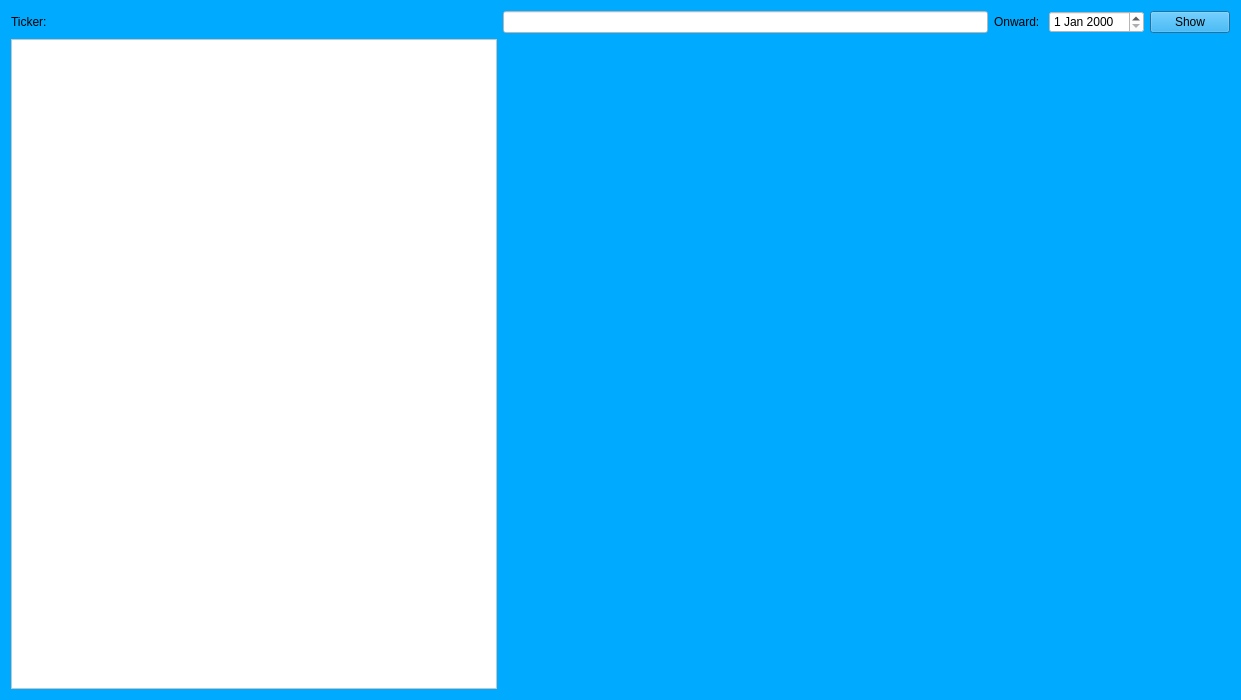
<?xml version="1.0" encoding="UTF-8"?>
<ui version="4.0">
 <class>Dialog</class>
 <widget class="QDialog" name="Dialog">
  <property name="geometry">
   <rect>
    <x>0</x>
    <y>0</y>
    <width>1241</width>
    <height>700</height>
   </rect>
  </property>
  <property name="palette">
   <palette>
    <active>
     <colorrole role="WindowText">
      <brush brushstyle="SolidPattern">
       <color alpha="255">
        <red>0</red>
        <green>0</green>
        <blue>0</blue>
       </color>
      </brush>
     </colorrole>
     <colorrole role="Button">
      <brush brushstyle="SolidPattern">
       <color alpha="255">
        <red>0</red>
        <green>170</green>
        <blue>255</blue>
       </color>
      </brush>
     </colorrole>
     <colorrole role="Light">
      <brush brushstyle="SolidPattern">
       <color alpha="255">
        <red>127</red>
        <green>212</green>
        <blue>255</blue>
       </color>
      </brush>
     </colorrole>
     <colorrole role="Midlight">
      <brush brushstyle="SolidPattern">
       <color alpha="255">
        <red>63</red>
        <green>191</green>
        <blue>255</blue>
       </color>
      </brush>
     </colorrole>
     <colorrole role="Dark">
      <brush brushstyle="SolidPattern">
       <color alpha="255">
        <red>0</red>
        <green>85</green>
        <blue>127</blue>
       </color>
      </brush>
     </colorrole>
     <colorrole role="Mid">
      <brush brushstyle="SolidPattern">
       <color alpha="255">
        <red>0</red>
        <green>113</green>
        <blue>170</blue>
       </color>
      </brush>
     </colorrole>
     <colorrole role="Text">
      <brush brushstyle="SolidPattern">
       <color alpha="255">
        <red>0</red>
        <green>0</green>
        <blue>0</blue>
       </color>
      </brush>
     </colorrole>
     <colorrole role="BrightText">
      <brush brushstyle="SolidPattern">
       <color alpha="255">
        <red>255</red>
        <green>255</green>
        <blue>255</blue>
       </color>
      </brush>
     </colorrole>
     <colorrole role="ButtonText">
      <brush brushstyle="SolidPattern">
       <color alpha="255">
        <red>0</red>
        <green>0</green>
        <blue>0</blue>
       </color>
      </brush>
     </colorrole>
     <colorrole role="Base">
      <brush brushstyle="SolidPattern">
       <color alpha="255">
        <red>255</red>
        <green>255</green>
        <blue>255</blue>
       </color>
      </brush>
     </colorrole>
     <colorrole role="Window">
      <brush brushstyle="SolidPattern">
       <color alpha="255">
        <red>0</red>
        <green>170</green>
        <blue>255</blue>
       </color>
      </brush>
     </colorrole>
     <colorrole role="Shadow">
      <brush brushstyle="SolidPattern">
       <color alpha="255">
        <red>0</red>
        <green>0</green>
        <blue>0</blue>
       </color>
      </brush>
     </colorrole>
     <colorrole role="AlternateBase">
      <brush brushstyle="SolidPattern">
       <color alpha="255">
        <red>127</red>
        <green>212</green>
        <blue>255</blue>
       </color>
      </brush>
     </colorrole>
     <colorrole role="ToolTipBase">
      <brush brushstyle="SolidPattern">
       <color alpha="255">
        <red>255</red>
        <green>255</green>
        <blue>220</blue>
       </color>
      </brush>
     </colorrole>
     <colorrole role="ToolTipText">
      <brush brushstyle="SolidPattern">
       <color alpha="255">
        <red>0</red>
        <green>0</green>
        <blue>0</blue>
       </color>
      </brush>
     </colorrole>
     <colorrole role="PlaceholderText">
      <brush brushstyle="SolidPattern">
       <color alpha="128">
        <red>0</red>
        <green>0</green>
        <blue>0</blue>
       </color>
      </brush>
     </colorrole>
    </active>
    <inactive>
     <colorrole role="WindowText">
      <brush brushstyle="SolidPattern">
       <color alpha="255">
        <red>0</red>
        <green>0</green>
        <blue>0</blue>
       </color>
      </brush>
     </colorrole>
     <colorrole role="Button">
      <brush brushstyle="SolidPattern">
       <color alpha="255">
        <red>0</red>
        <green>170</green>
        <blue>255</blue>
       </color>
      </brush>
     </colorrole>
     <colorrole role="Light">
      <brush brushstyle="SolidPattern">
       <color alpha="255">
        <red>127</red>
        <green>212</green>
        <blue>255</blue>
       </color>
      </brush>
     </colorrole>
     <colorrole role="Midlight">
      <brush brushstyle="SolidPattern">
       <color alpha="255">
        <red>63</red>
        <green>191</green>
        <blue>255</blue>
       </color>
      </brush>
     </colorrole>
     <colorrole role="Dark">
      <brush brushstyle="SolidPattern">
       <color alpha="255">
        <red>0</red>
        <green>85</green>
        <blue>127</blue>
       </color>
      </brush>
     </colorrole>
     <colorrole role="Mid">
      <brush brushstyle="SolidPattern">
       <color alpha="255">
        <red>0</red>
        <green>113</green>
        <blue>170</blue>
       </color>
      </brush>
     </colorrole>
     <colorrole role="Text">
      <brush brushstyle="SolidPattern">
       <color alpha="255">
        <red>0</red>
        <green>0</green>
        <blue>0</blue>
       </color>
      </brush>
     </colorrole>
     <colorrole role="BrightText">
      <brush brushstyle="SolidPattern">
       <color alpha="255">
        <red>255</red>
        <green>255</green>
        <blue>255</blue>
       </color>
      </brush>
     </colorrole>
     <colorrole role="ButtonText">
      <brush brushstyle="SolidPattern">
       <color alpha="255">
        <red>0</red>
        <green>0</green>
        <blue>0</blue>
       </color>
      </brush>
     </colorrole>
     <colorrole role="Base">
      <brush brushstyle="SolidPattern">
       <color alpha="255">
        <red>255</red>
        <green>255</green>
        <blue>255</blue>
       </color>
      </brush>
     </colorrole>
     <colorrole role="Window">
      <brush brushstyle="SolidPattern">
       <color alpha="255">
        <red>0</red>
        <green>170</green>
        <blue>255</blue>
       </color>
      </brush>
     </colorrole>
     <colorrole role="Shadow">
      <brush brushstyle="SolidPattern">
       <color alpha="255">
        <red>0</red>
        <green>0</green>
        <blue>0</blue>
       </color>
      </brush>
     </colorrole>
     <colorrole role="AlternateBase">
      <brush brushstyle="SolidPattern">
       <color alpha="255">
        <red>127</red>
        <green>212</green>
        <blue>255</blue>
       </color>
      </brush>
     </colorrole>
     <colorrole role="ToolTipBase">
      <brush brushstyle="SolidPattern">
       <color alpha="255">
        <red>255</red>
        <green>255</green>
        <blue>220</blue>
       </color>
      </brush>
     </colorrole>
     <colorrole role="ToolTipText">
      <brush brushstyle="SolidPattern">
       <color alpha="255">
        <red>0</red>
        <green>0</green>
        <blue>0</blue>
       </color>
      </brush>
     </colorrole>
     <colorrole role="PlaceholderText">
      <brush brushstyle="SolidPattern">
       <color alpha="128">
        <red>0</red>
        <green>0</green>
        <blue>0</blue>
       </color>
      </brush>
     </colorrole>
    </inactive>
    <disabled>
     <colorrole role="WindowText">
      <brush brushstyle="SolidPattern">
       <color alpha="255">
        <red>0</red>
        <green>85</green>
        <blue>127</blue>
       </color>
      </brush>
     </colorrole>
     <colorrole role="Button">
      <brush brushstyle="SolidPattern">
       <color alpha="255">
        <red>0</red>
        <green>170</green>
        <blue>255</blue>
       </color>
      </brush>
     </colorrole>
     <colorrole role="Light">
      <brush brushstyle="SolidPattern">
       <color alpha="255">
        <red>127</red>
        <green>212</green>
        <blue>255</blue>
       </color>
      </brush>
     </colorrole>
     <colorrole role="Midlight">
      <brush brushstyle="SolidPattern">
       <color alpha="255">
        <red>63</red>
        <green>191</green>
        <blue>255</blue>
       </color>
      </brush>
     </colorrole>
     <colorrole role="Dark">
      <brush brushstyle="SolidPattern">
       <color alpha="255">
        <red>0</red>
        <green>85</green>
        <blue>127</blue>
       </color>
      </brush>
     </colorrole>
     <colorrole role="Mid">
      <brush brushstyle="SolidPattern">
       <color alpha="255">
        <red>0</red>
        <green>113</green>
        <blue>170</blue>
       </color>
      </brush>
     </colorrole>
     <colorrole role="Text">
      <brush brushstyle="SolidPattern">
       <color alpha="255">
        <red>0</red>
        <green>85</green>
        <blue>127</blue>
       </color>
      </brush>
     </colorrole>
     <colorrole role="BrightText">
      <brush brushstyle="SolidPattern">
       <color alpha="255">
        <red>255</red>
        <green>255</green>
        <blue>255</blue>
       </color>
      </brush>
     </colorrole>
     <colorrole role="ButtonText">
      <brush brushstyle="SolidPattern">
       <color alpha="255">
        <red>0</red>
        <green>85</green>
        <blue>127</blue>
       </color>
      </brush>
     </colorrole>
     <colorrole role="Base">
      <brush brushstyle="SolidPattern">
       <color alpha="255">
        <red>0</red>
        <green>170</green>
        <blue>255</blue>
       </color>
      </brush>
     </colorrole>
     <colorrole role="Window">
      <brush brushstyle="SolidPattern">
       <color alpha="255">
        <red>0</red>
        <green>170</green>
        <blue>255</blue>
       </color>
      </brush>
     </colorrole>
     <colorrole role="Shadow">
      <brush brushstyle="SolidPattern">
       <color alpha="255">
        <red>0</red>
        <green>0</green>
        <blue>0</blue>
       </color>
      </brush>
     </colorrole>
     <colorrole role="AlternateBase">
      <brush brushstyle="SolidPattern">
       <color alpha="255">
        <red>0</red>
        <green>170</green>
        <blue>255</blue>
       </color>
      </brush>
     </colorrole>
     <colorrole role="ToolTipBase">
      <brush brushstyle="SolidPattern">
       <color alpha="255">
        <red>255</red>
        <green>255</green>
        <blue>220</blue>
       </color>
      </brush>
     </colorrole>
     <colorrole role="ToolTipText">
      <brush brushstyle="SolidPattern">
       <color alpha="255">
        <red>0</red>
        <green>0</green>
        <blue>0</blue>
       </color>
      </brush>
     </colorrole>
     <colorrole role="PlaceholderText">
      <brush brushstyle="SolidPattern">
       <color alpha="128">
        <red>0</red>
        <green>0</green>
        <blue>0</blue>
       </color>
      </brush>
     </colorrole>
    </disabled>
   </palette>
  </property>
  <property name="windowTitle">
   <string>Dividends History</string>
  </property>
  <layout class="QGridLayout" name="gridLayout">
   <item row="0" column="0">
    <widget class="QLabel" name="label">
     <property name="styleSheet">
      <string notr="true">font: 12pt &quot;MS Shell Dlg 2&quot;;</string>
     </property>
     <property name="text">
      <string>Ticker:</string>
     </property>
    </widget>
   </item>
   <item row="0" column="1">
    <widget class="QLineEdit" name="DivTicker">
     <property name="styleSheet">
      <string notr="true">background-color: rgb(255, 255, 255);</string>
     </property>
    </widget>
   </item>
   <item row="0" column="2">
    <widget class="QLabel" name="label_2">
     <property name="styleSheet">
      <string notr="true">font: 12pt &quot;MS Shell Dlg 2&quot;;</string>
     </property>
     <property name="text">
      <string>Onward: </string>
     </property>
    </widget>
   </item>
   <item row="0" column="3">
    <widget class="QDateEdit" name="DivDate">
     <property name="styleSheet">
      <string notr="true">background-color: rgb(255, 255, 255);</string>
     </property>
    </widget>
   </item>
   <item row="0" column="4">
    <widget class="QPushButton" name="ShowDiv">
     <property name="styleSheet">
      <string notr="true">font: 10pt &quot;MS Shell Dlg 2&quot;;</string>
     </property>
     <property name="text">
      <string>Show</string>
     </property>
    </widget>
   </item>
   <item row="1" column="0">
    <widget class="QTableView" name="DivView">
     <property name="styleSheet">
      <string notr="true">background-color: rgb(255, 255, 255);</string>
     </property>
    </widget>
   </item>
   <item row="1" column="1" colspan="4">
    <widget class="MplWidget" name="DivPlot" native="true">
     <property name="palette">
      <palette>
       <active>
        <colorrole role="WindowText">
         <brush brushstyle="SolidPattern">
          <color alpha="255">
           <red>0</red>
           <green>0</green>
           <blue>0</blue>
          </color>
         </brush>
        </colorrole>
        <colorrole role="Button">
         <brush brushstyle="SolidPattern">
          <color alpha="255">
           <red>85</red>
           <green>170</green>
           <blue>255</blue>
          </color>
         </brush>
        </colorrole>
        <colorrole role="Light">
         <brush brushstyle="SolidPattern">
          <color alpha="255">
           <red>212</red>
           <green>234</green>
           <blue>255</blue>
          </color>
         </brush>
        </colorrole>
        <colorrole role="Midlight">
         <brush brushstyle="SolidPattern">
          <color alpha="255">
           <red>148</red>
           <green>202</green>
           <blue>255</blue>
          </color>
         </brush>
        </colorrole>
        <colorrole role="Dark">
         <brush brushstyle="SolidPattern">
          <color alpha="255">
           <red>42</red>
           <green>85</green>
           <blue>127</blue>
          </color>
         </brush>
        </colorrole>
        <colorrole role="Mid">
         <brush brushstyle="SolidPattern">
          <color alpha="255">
           <red>57</red>
           <green>113</green>
           <blue>170</blue>
          </color>
         </brush>
        </colorrole>
        <colorrole role="Text">
         <brush brushstyle="SolidPattern">
          <color alpha="255">
           <red>0</red>
           <green>0</green>
           <blue>0</blue>
          </color>
         </brush>
        </colorrole>
        <colorrole role="BrightText">
         <brush brushstyle="SolidPattern">
          <color alpha="255">
           <red>255</red>
           <green>255</green>
           <blue>255</blue>
          </color>
         </brush>
        </colorrole>
        <colorrole role="ButtonText">
         <brush brushstyle="SolidPattern">
          <color alpha="255">
           <red>0</red>
           <green>0</green>
           <blue>0</blue>
          </color>
         </brush>
        </colorrole>
        <colorrole role="Base">
         <brush brushstyle="SolidPattern">
          <color alpha="255">
           <red>255</red>
           <green>255</green>
           <blue>255</blue>
          </color>
         </brush>
        </colorrole>
        <colorrole role="Window">
         <brush brushstyle="SolidPattern">
          <color alpha="255">
           <red>85</red>
           <green>170</green>
           <blue>255</blue>
          </color>
         </brush>
        </colorrole>
        <colorrole role="Shadow">
         <brush brushstyle="SolidPattern">
          <color alpha="255">
           <red>0</red>
           <green>0</green>
           <blue>0</blue>
          </color>
         </brush>
        </colorrole>
        <colorrole role="AlternateBase">
         <brush brushstyle="SolidPattern">
          <color alpha="255">
           <red>170</red>
           <green>212</green>
           <blue>255</blue>
          </color>
         </brush>
        </colorrole>
        <colorrole role="ToolTipBase">
         <brush brushstyle="SolidPattern">
          <color alpha="255">
           <red>255</red>
           <green>255</green>
           <blue>220</blue>
          </color>
         </brush>
        </colorrole>
        <colorrole role="ToolTipText">
         <brush brushstyle="SolidPattern">
          <color alpha="255">
           <red>0</red>
           <green>0</green>
           <blue>0</blue>
          </color>
         </brush>
        </colorrole>
        <colorrole role="PlaceholderText">
         <brush brushstyle="SolidPattern">
          <color alpha="128">
           <red>0</red>
           <green>0</green>
           <blue>0</blue>
          </color>
         </brush>
        </colorrole>
       </active>
       <inactive>
        <colorrole role="WindowText">
         <brush brushstyle="SolidPattern">
          <color alpha="255">
           <red>0</red>
           <green>0</green>
           <blue>0</blue>
          </color>
         </brush>
        </colorrole>
        <colorrole role="Button">
         <brush brushstyle="SolidPattern">
          <color alpha="255">
           <red>85</red>
           <green>170</green>
           <blue>255</blue>
          </color>
         </brush>
        </colorrole>
        <colorrole role="Light">
         <brush brushstyle="SolidPattern">
          <color alpha="255">
           <red>212</red>
           <green>234</green>
           <blue>255</blue>
          </color>
         </brush>
        </colorrole>
        <colorrole role="Midlight">
         <brush brushstyle="SolidPattern">
          <color alpha="255">
           <red>148</red>
           <green>202</green>
           <blue>255</blue>
          </color>
         </brush>
        </colorrole>
        <colorrole role="Dark">
         <brush brushstyle="SolidPattern">
          <color alpha="255">
           <red>42</red>
           <green>85</green>
           <blue>127</blue>
          </color>
         </brush>
        </colorrole>
        <colorrole role="Mid">
         <brush brushstyle="SolidPattern">
          <color alpha="255">
           <red>57</red>
           <green>113</green>
           <blue>170</blue>
          </color>
         </brush>
        </colorrole>
        <colorrole role="Text">
         <brush brushstyle="SolidPattern">
          <color alpha="255">
           <red>0</red>
           <green>0</green>
           <blue>0</blue>
          </color>
         </brush>
        </colorrole>
        <colorrole role="BrightText">
         <brush brushstyle="SolidPattern">
          <color alpha="255">
           <red>255</red>
           <green>255</green>
           <blue>255</blue>
          </color>
         </brush>
        </colorrole>
        <colorrole role="ButtonText">
         <brush brushstyle="SolidPattern">
          <color alpha="255">
           <red>0</red>
           <green>0</green>
           <blue>0</blue>
          </color>
         </brush>
        </colorrole>
        <colorrole role="Base">
         <brush brushstyle="SolidPattern">
          <color alpha="255">
           <red>255</red>
           <green>255</green>
           <blue>255</blue>
          </color>
         </brush>
        </colorrole>
        <colorrole role="Window">
         <brush brushstyle="SolidPattern">
          <color alpha="255">
           <red>85</red>
           <green>170</green>
           <blue>255</blue>
          </color>
         </brush>
        </colorrole>
        <colorrole role="Shadow">
         <brush brushstyle="SolidPattern">
          <color alpha="255">
           <red>0</red>
           <green>0</green>
           <blue>0</blue>
          </color>
         </brush>
        </colorrole>
        <colorrole role="AlternateBase">
         <brush brushstyle="SolidPattern">
          <color alpha="255">
           <red>170</red>
           <green>212</green>
           <blue>255</blue>
          </color>
         </brush>
        </colorrole>
        <colorrole role="ToolTipBase">
         <brush brushstyle="SolidPattern">
          <color alpha="255">
           <red>255</red>
           <green>255</green>
           <blue>220</blue>
          </color>
         </brush>
        </colorrole>
        <colorrole role="ToolTipText">
         <brush brushstyle="SolidPattern">
          <color alpha="255">
           <red>0</red>
           <green>0</green>
           <blue>0</blue>
          </color>
         </brush>
        </colorrole>
        <colorrole role="PlaceholderText">
         <brush brushstyle="SolidPattern">
          <color alpha="128">
           <red>0</red>
           <green>0</green>
           <blue>0</blue>
          </color>
         </brush>
        </colorrole>
       </inactive>
       <disabled>
        <colorrole role="WindowText">
         <brush brushstyle="SolidPattern">
          <color alpha="255">
           <red>42</red>
           <green>85</green>
           <blue>127</blue>
          </color>
         </brush>
        </colorrole>
        <colorrole role="Button">
         <brush brushstyle="SolidPattern">
          <color alpha="255">
           <red>85</red>
           <green>170</green>
           <blue>255</blue>
          </color>
         </brush>
        </colorrole>
        <colorrole role="Light">
         <brush brushstyle="SolidPattern">
          <color alpha="255">
           <red>212</red>
           <green>234</green>
           <blue>255</blue>
          </color>
         </brush>
        </colorrole>
        <colorrole role="Midlight">
         <brush brushstyle="SolidPattern">
          <color alpha="255">
           <red>148</red>
           <green>202</green>
           <blue>255</blue>
          </color>
         </brush>
        </colorrole>
        <colorrole role="Dark">
         <brush brushstyle="SolidPattern">
          <color alpha="255">
           <red>42</red>
           <green>85</green>
           <blue>127</blue>
          </color>
         </brush>
        </colorrole>
        <colorrole role="Mid">
         <brush brushstyle="SolidPattern">
          <color alpha="255">
           <red>57</red>
           <green>113</green>
           <blue>170</blue>
          </color>
         </brush>
        </colorrole>
        <colorrole role="Text">
         <brush brushstyle="SolidPattern">
          <color alpha="255">
           <red>42</red>
           <green>85</green>
           <blue>127</blue>
          </color>
         </brush>
        </colorrole>
        <colorrole role="BrightText">
         <brush brushstyle="SolidPattern">
          <color alpha="255">
           <red>255</red>
           <green>255</green>
           <blue>255</blue>
          </color>
         </brush>
        </colorrole>
        <colorrole role="ButtonText">
         <brush brushstyle="SolidPattern">
          <color alpha="255">
           <red>42</red>
           <green>85</green>
           <blue>127</blue>
          </color>
         </brush>
        </colorrole>
        <colorrole role="Base">
         <brush brushstyle="SolidPattern">
          <color alpha="255">
           <red>85</red>
           <green>170</green>
           <blue>255</blue>
          </color>
         </brush>
        </colorrole>
        <colorrole role="Window">
         <brush brushstyle="SolidPattern">
          <color alpha="255">
           <red>85</red>
           <green>170</green>
           <blue>255</blue>
          </color>
         </brush>
        </colorrole>
        <colorrole role="Shadow">
         <brush brushstyle="SolidPattern">
          <color alpha="255">
           <red>0</red>
           <green>0</green>
           <blue>0</blue>
          </color>
         </brush>
        </colorrole>
        <colorrole role="AlternateBase">
         <brush brushstyle="SolidPattern">
          <color alpha="255">
           <red>85</red>
           <green>170</green>
           <blue>255</blue>
          </color>
         </brush>
        </colorrole>
        <colorrole role="ToolTipBase">
         <brush brushstyle="SolidPattern">
          <color alpha="255">
           <red>255</red>
           <green>255</green>
           <blue>220</blue>
          </color>
         </brush>
        </colorrole>
        <colorrole role="ToolTipText">
         <brush brushstyle="SolidPattern">
          <color alpha="255">
           <red>0</red>
           <green>0</green>
           <blue>0</blue>
          </color>
         </brush>
        </colorrole>
        <colorrole role="PlaceholderText">
         <brush brushstyle="SolidPattern">
          <color alpha="128">
           <red>0</red>
           <green>0</green>
           <blue>0</blue>
          </color>
         </brush>
        </colorrole>
       </disabled>
      </palette>
     </property>
     <property name="font">
      <font>
       <pointsize>10</pointsize>
      </font>
     </property>
    </widget>
   </item>
  </layout>
 </widget>
 <customwidgets>
  <customwidget>
   <class>MplWidget</class>
   <extends>QWidget</extends>
   <header>mplwidget.h</header>
   <container>1</container>
  </customwidget>
 </customwidgets>
 <resources/>
 <connections/>
</ui>
